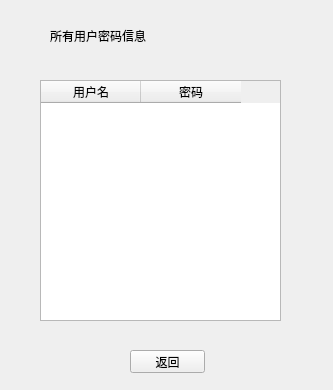
<?xml version="1.0" encoding="UTF-8"?>
<ui version="4.0">
 <class>allpassword</class>
 <widget class="QWidget" name="allpassword">
  <property name="geometry">
   <rect>
    <x>0</x>
    <y>0</y>
    <width>333</width>
    <height>390</height>
   </rect>
  </property>
  <property name="windowTitle">
   <string>Form</string>
  </property>
  <widget class="QTableWidget" name="tableWidget">
   <property name="geometry">
    <rect>
     <x>40</x>
     <y>80</y>
     <width>241</width>
     <height>241</height>
    </rect>
   </property>
   <column>
    <property name="text">
     <string>用户名</string>
    </property>
   </column>
   <column>
    <property name="text">
     <string>密码</string>
    </property>
   </column>
  </widget>
  <widget class="QLabel" name="label">
   <property name="geometry">
    <rect>
     <x>50</x>
     <y>20</y>
     <width>221</width>
     <height>31</height>
    </rect>
   </property>
   <property name="styleSheet">
    <string notr="true">font: 20pt &quot;Arial&quot;;</string>
   </property>
   <property name="text">
    <string>所有用户密码信息</string>
   </property>
  </widget>
  <widget class="QPushButton" name="backButton">
   <property name="geometry">
    <rect>
     <x>130</x>
     <y>350</y>
     <width>75</width>
     <height>23</height>
    </rect>
   </property>
   <property name="text">
    <string>返回</string>
   </property>
  </widget>
 </widget>
 <resources/>
 <connections/>
</ui>
